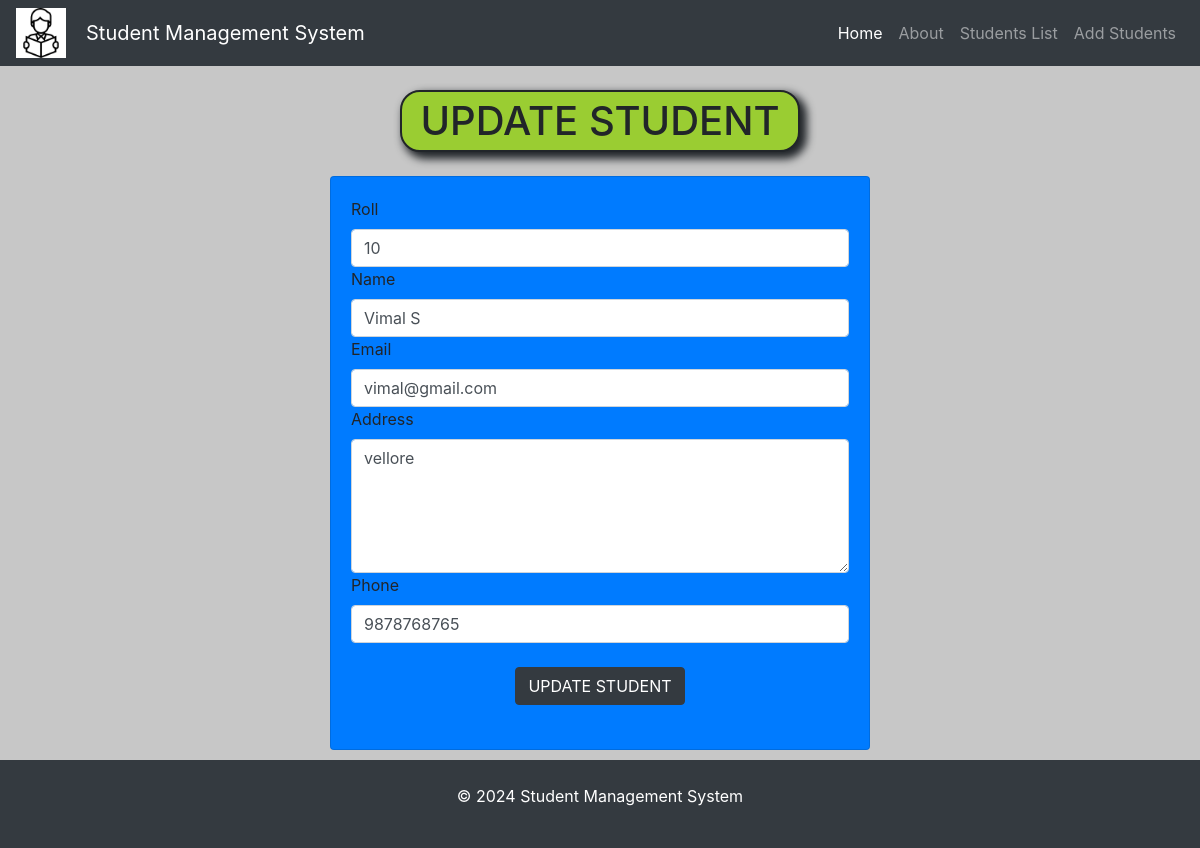
The page /std/update-std/15 on the database its author committed.
### std/models.py (models this page shows)
class Student(models.Model):
    roll=models.CharField(max_length=100)
    name=models.CharField(max_length=50)
    email=models.CharField(max_length=150)
    address=models.CharField(max_length=200)
    phone=models.CharField(max_length=10)

### std/views.py (the view)
# urls.py: path("update-std/<int:roll>",update_std),
def update_std(request,roll):
    std=Student.objects.get(pk=roll)
    return render(request,"std/update_std.html",{'std':std})

### templates/std/update_std.html (shortened to what this page needs)
<!doctype html>
<html lang="en">
  <head>
    <link rel="stylesheet" href="https://cdn.jsdelivr.net/npm/bootstrap@4.0.0/dist/css/bootstrap.min.css">
  </head>
  <body>
    {% include 'std/navbar.html' %}
    <div class="my-4">
    <center><h1 id="heading">UPDATE STUDENT</h1></center>
    </div>
    <div class="container">
        <div class="row">
            <div class="col-md-6 offset-md-3">
                <div class="card" style="background-color: #007bff;">
                    <div class="card-body">
                        <form action="/std/do-update-std/{{std.id}}" method="POST">
                            <div class="md-3">
                                <label for="roll">Roll</label>
                                <input name="std_roll" type="text" id="roll" class="form-control" placeholder="Enter your Roll number" required value="{{std.roll}}">
                            </div>
                            <div class="md-3">
                                <label for="name">Name</label>
                                <input name="std_name" type="text" id="name" class="form-control" placeholder="Enter your name" required value="{{std.name}}">
                            </div>
                            <div class="md-3">
                                <label for="email">Email</label>
                                <input name="std_email" type="text" id="email" class="form-control" placeholder="Enter your email" required value="{{std.email}}">
                            </div>
                            <div class="md-3">
                                <label for="address">Address</label>
                                <textarea name="std_address" id="address" class="form-control" rows="5" placeholder="Enter your address" required>{{std.address}}</textarea>
                            </div>
                            <div class="md-3">
                                <label for="phone">Phone</label>
                                <input name="std_phone" type="number" id="phone" class="form-control" placeholder="Enter your phone number" required value="{{std.phone}}">
                            </div>
                            <div class="container text-center my-4">
                                <button class="btn btn-dark">
                                    UPDATE STUDENT
                                </button>
                            </div>
                        </form>
                    </div>
                </div>
            </div>
        </div>
    </div>
    {% include 'std/footer.html' %}
  </body>
</html>

### templates/std/update_std.html (style rules this page uses)
#heading { background-color: yellowgreen; width: 400px; border-style: solid; border-radius: 20px; border-width: 2px; align-items: center; justify-content: center; padding: 5px; box-shadow: 5px 5px 8px 2px; text-shadow: 2px 5px 4px 2px; }
body { background-color: rgb(199, 199, 199); }

### rows shown on the page
Student: std_roll "10", std_name "Vimal S", std_email "vimal@gmail.com", std_address "vellore", std_phone "9878768765"
